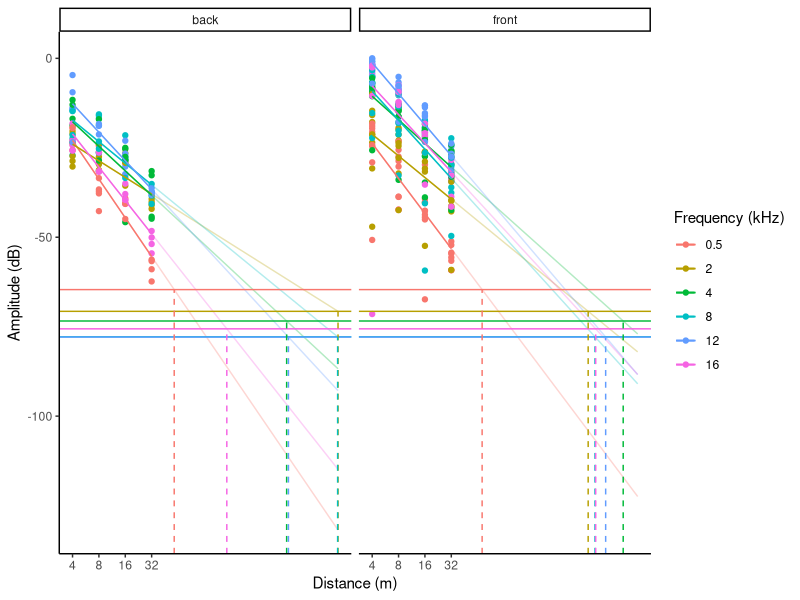

Generate this figure with R:
# Calculation of estimated extinction distance

# Load packages
library(data.table)       
library(ggplot2)
library(kableExtra)
library(knitr)
# import csv containing ambient sound and sound transmission amplitudes
detection.spaces0<-fread("./Estimated_extinction_distance/Group3_Malte_Robin_Moe.csv")
# detection.spaces0<-fread("./Estimated_extinction_distance/detection_space.csv")


#'log-transform distances
detection.spaces0[,distance_m_log:=log(distance_m)]

# calculate extinction distances based on linear fits of sound transmission
detection.spaces1=detection.spaces0[!is.na(amp_db) & type=="signal",
                                    .(intercept=coef(lm(amp_db~distance_m_log))[1],
                                      slope=coef(lm(amp_db~distance_m_log))[2]),
                                    .(direction,freq_khz)]

# extract values separately for each microphone and amplitude direction
detection.spaces2=merge(detection.spaces1,
                        detection.spaces0[!is.na(amp_db) & type=="ambient",
                                          .(ambient_db=mean(amp_db)),
                                          .(freq_khz)],
                        by="freq_khz")

# calculate extinction distance, exponentiated to back-transform the log values
detection.spaces2[,extinction_m:=exp((ambient_db-intercept)/slope)]

# Column `extinction_m` in the data frame `detection.spaces2` contains the extinction distance.
detection.spaces2
detection.spaces2 %>%
  kable(format = "html", 
        digits = 2,
        caption = "Extinction Distance Table") %>%
  kable_styling(bootstrap_options = c("striped", "hover", "condensed", "responsive"),
                full_width = FALSE,
                position = "center")

kable(detection.spaces2) %>%
  kable_styling("striped", position = "left", font_size = 10)

# graph the sound profiles for each direction
ggplot(detection.spaces0[!is.na(amp_db) & type=="signal"],
       aes(distance_m_log,amp_db,color=as.factor(freq_khz)))+
  geom_point()+
  geom_line(method="lm",fullrange=T,stat="smooth",alpha=0.3,se=F)+
  geom_line(method="lm",stat="smooth")+
  # we average the ambient amplitude over both channels
  geom_hline(data=detection.spaces2[!is.na(ambient_db),
                                    .(amp_db=mean(ambient_db)),
                                    .(freq_khz)],
             aes(yintercept=amp_db,color=as.factor(freq_khz)))+
  geom_segment(data=detection.spaces2[!is.na(extinction_m),
                                      .(extinction_m=unique(extinction_m),
                                        ambient_db=unique(ambient_db)),
                                      .(direction,freq_khz)],
               aes(x=log(extinction_m),
                   xend=log(extinction_m),
                   y=-Inf,yend=ambient_db,
                   color=as.factor(freq_khz)),lty=2)+
  scale_x_continuous(breaks=detection.spaces0[!is.na(distance_m),
                                              unique(distance_m_log)],
                     labels=detection.spaces0[!is.na(distance_m),
                                              unique(distance_m)])+
  facet_wrap(~paste(direction,sep=" - "))+
  labs(
       x = "Distance (m)",
       y = "Amplitude (dB)",
       color = "Frequency (kHz)"
       )+
  theme_classic()
